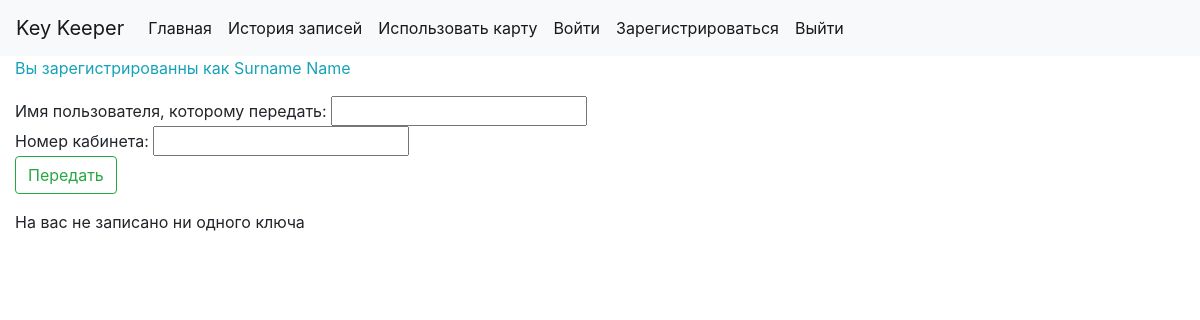
Page / (signed in) on the earlier database version.
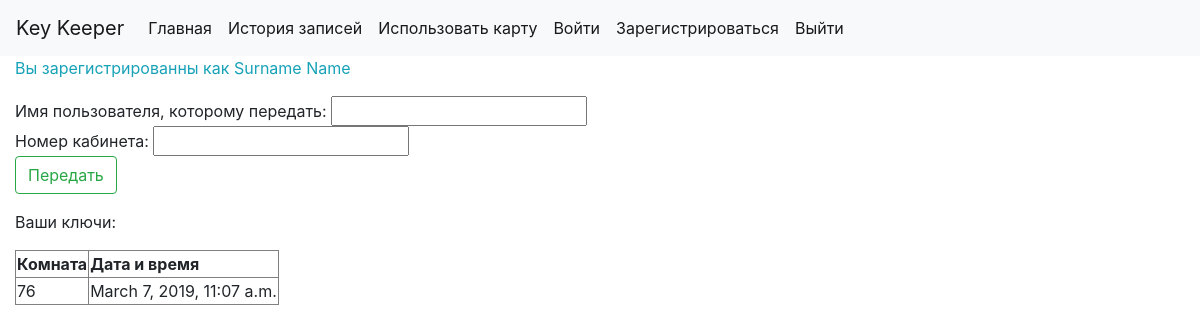
Same page on the later database version.
### keeper/models.py (models this page shows)
class History(models.Model):
    key = models.IntegerField()
    time_cr = models.DateTimeField(default=datetime.datetime.now)
    user_id = models.ForeignKey(CustomUser, on_delete=models.CASCADE)
    active = models.CharField(max_length=100, default='Не сдан')
    time_back = models.DateTimeField(default=datetime.datetime.min)

### keeper/views.py (the view)
# urls.py: path('', views.index, name='index'),
@login_required
def index(request):
    context = {}
    if request.method == 'POST':
        f = TransferForm(request.POST)
        if 'transfer_req' in request.POST:
            if f.is_valid():
                try:
                    tran_user = CustomUser.objects.filter(username=f.data['username']).get()
                    if tran_user != request.user.username:
                        try:
                            hist2 = History.objects.filter(key=f.data['key_num'], user_id=request.user,
                                                           active='Не сдан').get()
                            hist2.active = 'Ожидает передачи'
                            hist2.save()
                            tran_user.user_tran_last = str(request.user.username)
                            tran_user.key_tran_last = f.data['key_num']
                            tran_user.save()
                            context['message'] = 'Ожидайте подтверждения'
                        except ObjectDoesNotExist:
                            context['message'] = 'У вас нет такого ключа'
                    else:
                        context['message'] = 'Нельзя передать ключ себе'
                except ObjectDoesNotExist:
                    context['message'] = 'Нет такого пользователя'
        elif 'accept' in request.POST:
            user_tran = CustomUser.objects.filter(username=request.user.user_tran_last).get()
            hist2 = History.objects.filter(key=request.user.key_tran_last, user_id=user_tran,
                                           active='Ожидает передачи').get()
            hist2.active = 'Сдан'
            hist2.time_back = datetime.datetime.now()
            hist2.save()
            hist = History(key=request.user.key_tran_last, user_id=request.user, active='Не сдан')
            hist.save()
            request.user.key_tran_last = -1
            request.user.user_tran_last = 'никто'
            request.user.save()
            context['message'] = 'Вы получили ключ'
        elif 'reject' in request.POST:
            user_tran = CustomUser.objects.filter(username=request.user.user_tran_last).get()
            hist2 = History.objects.filter(key=request.user.key_tran_last, user_id=user_tran,
                                           active='Ожидает передачи').get()
            hist2.active = 'Не сдан'
            hist2.save()
            request.user.key_tran_last = -1
            request.user.user_tran_last = 'никто'
            request.user.save()
            context['message'] = 'Вы отказались получать ключ'
    else:
        f = TransferForm()
    key_list = History.objects.filter(user_id=request.user, active='Не сдан')
    context['key_list'] = key_list
    if request.user.key_tran_last != -1:
        context['key_receive'] = request.user.key_tran_last
        context['user_receive'] = request.user.user_tran_last
    context['form'] = f
    context['user_id'] = str(request.user.last_name) + ' ' + str(request.user.first_name)
    return render(request, 'transfer.html', context)

### keeper/forms.py
class TransferForm(forms.Form):
    username = forms.CharField(label='Имя пользователя, которому передать:', max_length=100, required=True)
    key_num = forms.IntegerField(label='Номер кабинета:', max_value=1000, required=True)

### keeper/templates/transfer.html (shortened to what this page needs)
<!DOCTYPE html>
<html lang="en">
<head>
    {% include "includes/head.html" %}
</head>
<body>
    {% include "includes/nav_bar.html" %}
    <div class="container-fluid">
        <p class="text-info">Вы зарегистрированны как {{ user_id }}</p>
        <form method="POST" action="">
            {{ form.username.label }} {{ form.username }}
            <br>
            {{ form.key_num.label }} {{ form.key_num }}
            <br>
            <input type="submit" value="Передать" class="btn btn-outline-success" name="transfer_req">
        </form>
        {% if key_list %}
            <p>Ваши ключи:</p>
            <table border="1">
            <tr>
                <th>Комната</th>
                <th>Дата и время</th>
            </tr>
            {% for elem in key_list %}
                <tr><td>{{ elem.key }}</td> <td>{{ elem.time_cr }}</td></tr>
            {% endfor %}
            </table>
        {% else %}
            <p>На вас не записано ни одного ключа</p>
        {% endif %}
    </div>
</body>
</html>

Differences in the rows shown:
added History: key "76", time_cr "March 7, 2019, 11:07 a.m."
Other differences:
text no longer shown: "На вас не записано ни одного ключа"
text now shown: "Ваши ключи: Комната Дата и время"
